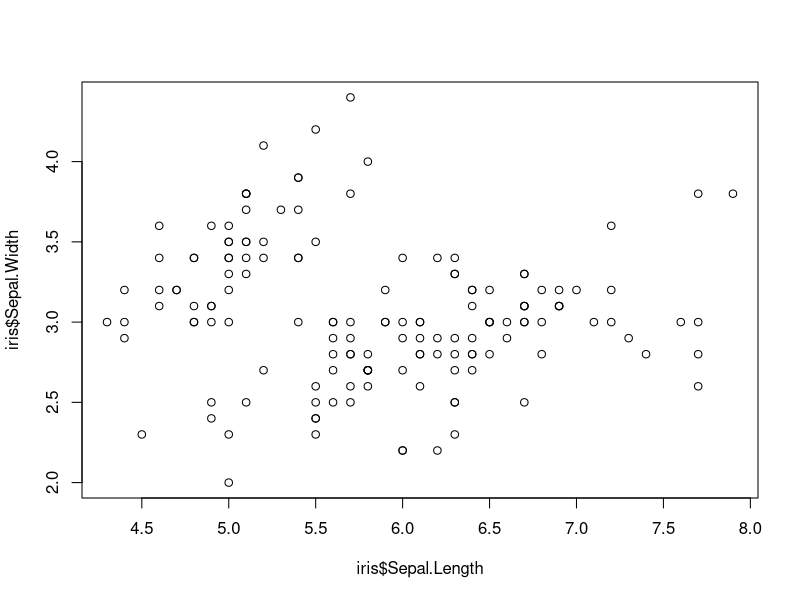
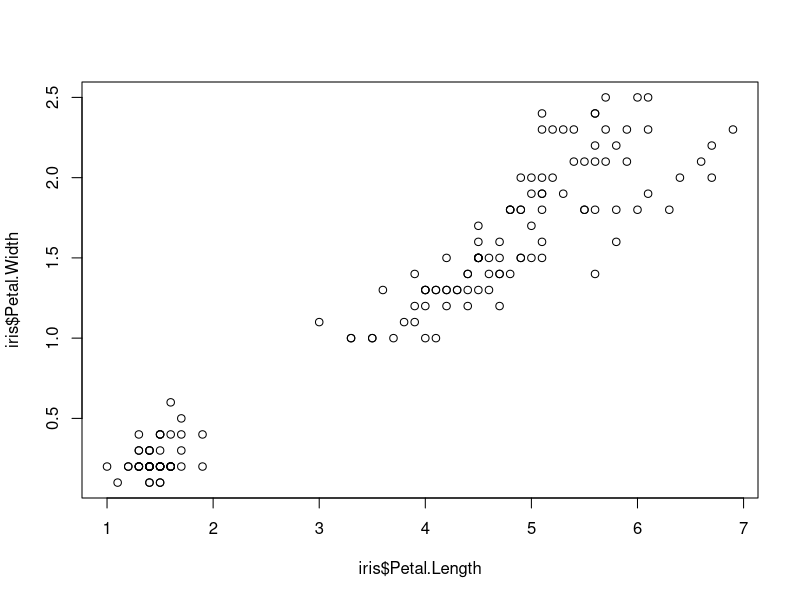
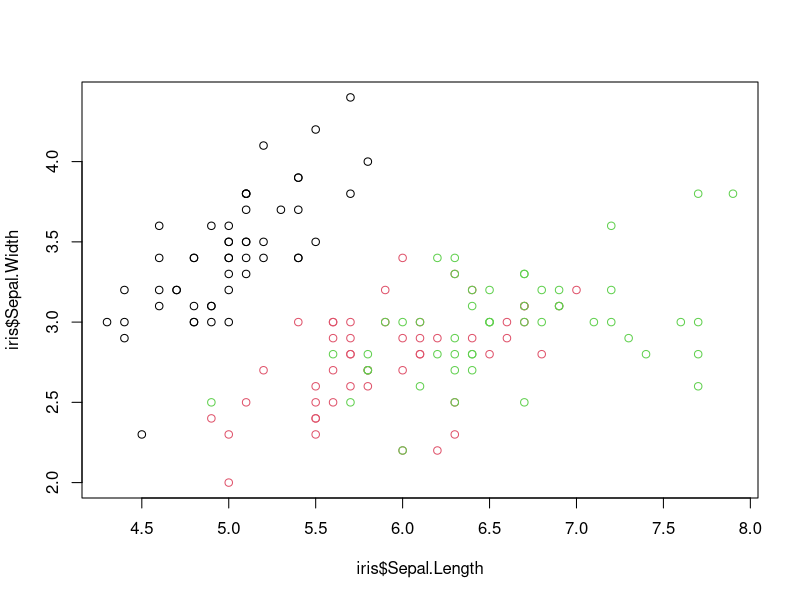
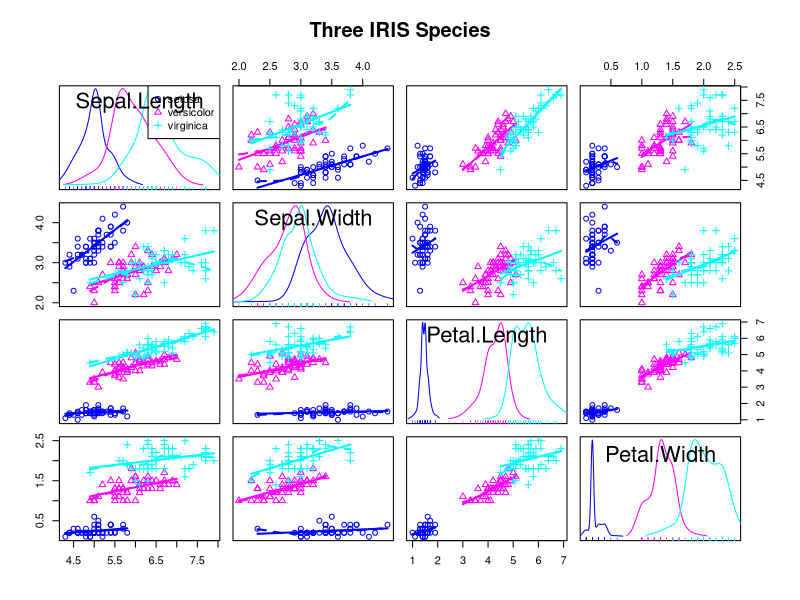
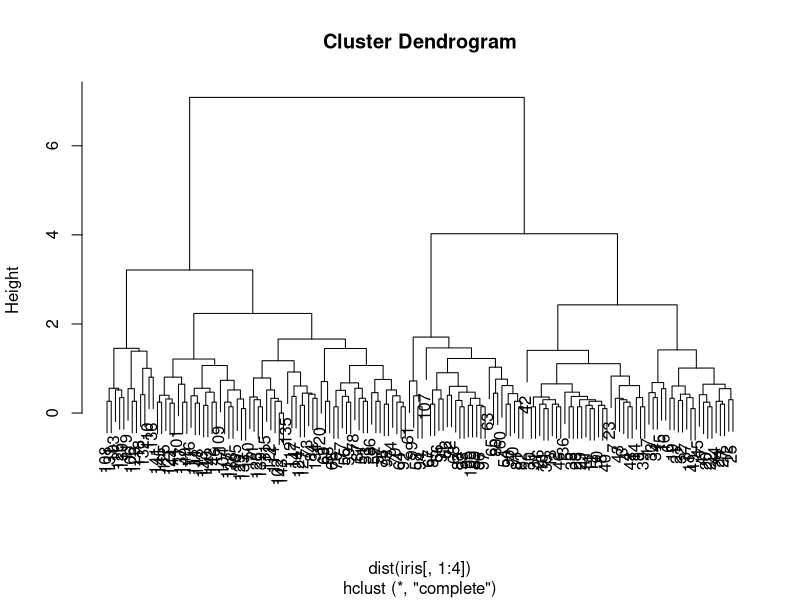
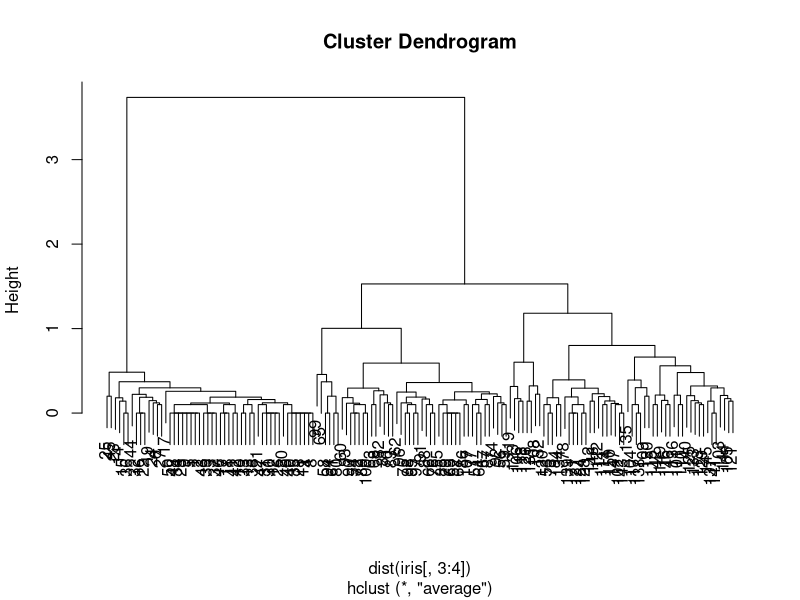
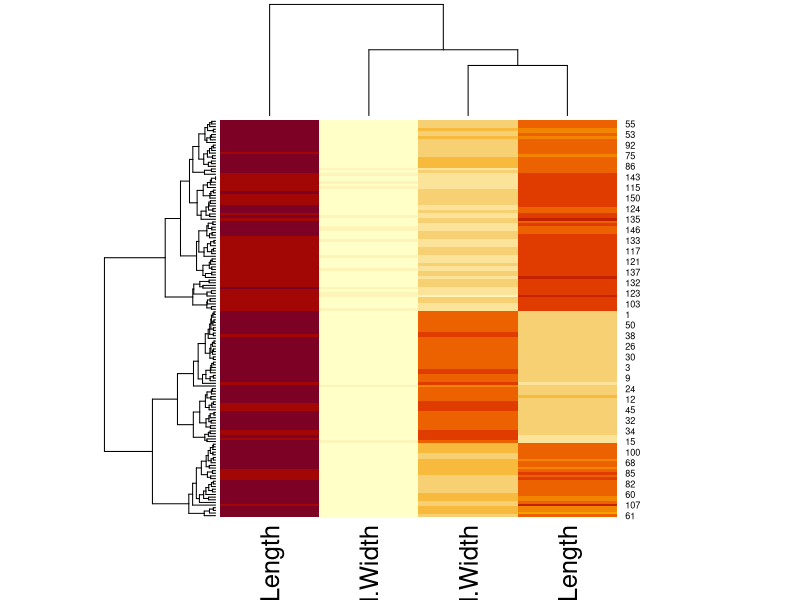
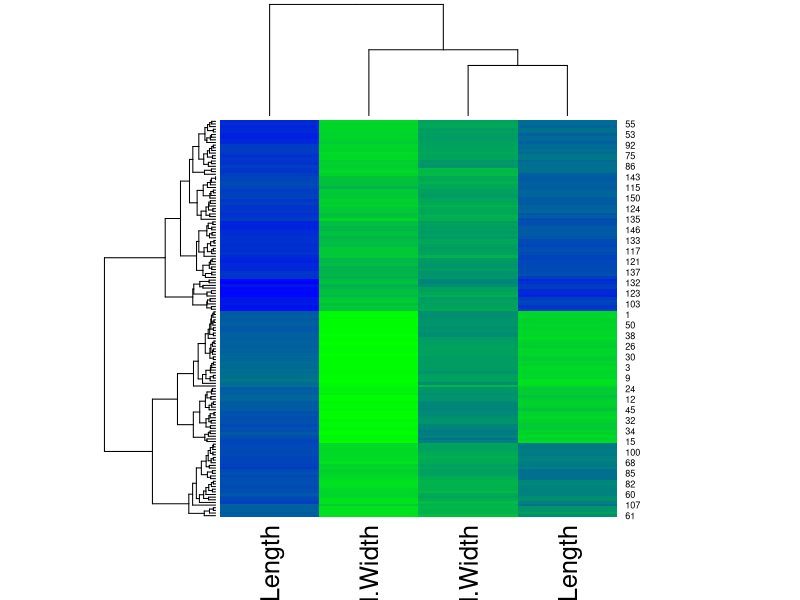

Recreate these plots in R, in order.
## ---- chunk 1
knitr::opts_chunk$set(echo = TRUE)
## ---- chunk 2
# ====================================
# Unsupervised Learning
#
# Melinda Higgins
# dated 4/10/2018
# ====================================

# load the iris dataset
# 4 measurements of flower dimensions
# for 3 species of irises,
# 50 flowers per species for a 
# total of 150 flowers (number of rows = 150)
# with 4 measurements each (number of columns = 4)

data(iris)
head(iris)

# lool at some 2 dimensional plots
plot(iris$Sepal.Length, iris$Sepal.Width)
plot(iris$Petal.Length, iris$Petal.Width)

# add color by species
plot(iris$Sepal.Length, iris$Sepal.Width,
     col = iris$Species)

# matrix scatterplot - use car package
library(car)
car::scatterplotMatrix(~Sepal.Length+Sepal.Width+Petal.Length+Petal.Width|Species, 
                   data=iris,
                   main="Three IRIS Species")

# --------------------------------------
# Skip GGobi demo in Rmarkdown - but give instructions
# to run interactively from console or script

# install Ggobi - see instructions at
# http://www.ggobi.org/
# http://www.ggobi.org/downloads/
# use instructions for your operating system
# then install rggobi - R package
# if prompted, install GTK and GGobi

#library(rggobi)

# View iris dataset - use KNOWN species to color
#g <- ggobi(iris)
#glyph_colour(g[1]) <- as.numeric(iris$Species)

# View iris dataset - use Cluster Analysis
# unsupervised clusters to color
#g <- ggobi(iris)
#clustering <- hclust(dist(iris[,1:4]),
#                     method="average")
#glyph_colour(g[1]) <- cutree(clustering, 3)

# --------------------------------------

# look at clustering a bit further
# default method = "complete" linkage
clusters <- hclust(dist(iris[,1:4]))
plot(clusters)

# if we cut to get 3 clusters
# see how these line up with the
# original species
clusterCut <- cutree(clusters, 3)
table(clusterCut, iris$Species)

# notice that "cluster 2"
# is not "clean" - it has both
# versicolor and virginica
# clusters 1 and 3 are pretty good

# try another linkage method
# set method = "average"
clusters <- hclust(dist(iris[, 3:4]), 
                   method = "average")
plot(clusters)

# compare again
# cleaner clusters this time
clusterCut <- cutree(clusters, 3)
table(clusterCut, iris$Species)

# the heatmap() function is another good
# visualization tool - you get
# cluster analyses in 2 dimensions
# showing the associations between subjects
# and between variables
irismatrix <- as.matrix(iris[,1:4])
heatmap(irismatrix)

# the colors can be customized
# palette <- colorRampPalette(c('#f0f3ff','#0033BB'))(256)
palette <- colorRampPalette(c("green","blue"))(256)
heatmap(irismatrix, Colv=F, scale='none', col=palette)

